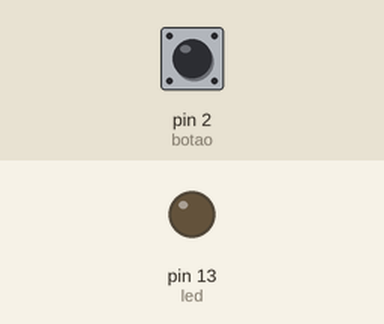
Recording of a sketch running on a simulated Arduino Uno, built with avr-gcc and run on an emulated ATmega328P. Parts: output pins drawn as LEDs (lit = HIGH). The inputs (shaded band) are chosen by the test bench; at power-on: pin 2 (botao) LOW.

Above: at 1.2 s.
1.3 s: pin 2 (botao) pulled HIGH for 0.15 s
At 2.1 s:
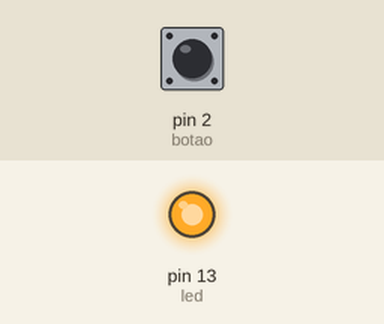
2.9 s: pin 2 (botao) pulled HIGH for 1 s
At 3.6 s:
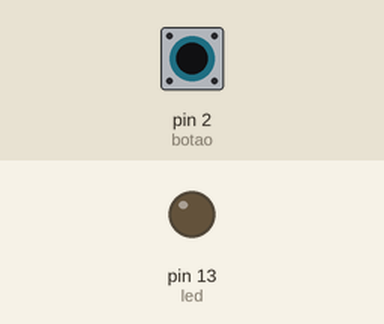
5.4 s: pin 2 (botao) pulled HIGH for 3.2 s
At 6.4 s:
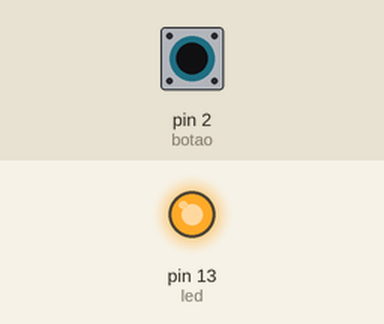
Timing chart, 0 to 8.9 s (numbered marks = the images above; inputs shaded):
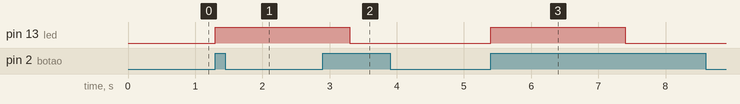

The sketch:

Tarefa2.ino
```cpp
const int botao = 2;
const int led = 13;
int estadobotao = 0;
int estadoled = 0;

void setup() {

  pinMode(botao, INPUT);
  pinMode(led, OUTPUT);
}

void loop() {
  estadobotao = digitalRead(botao);
  estadoled = digitalRead(led);

  if(estadobotao == HIGH && estadoled == 0)
  {
      digitalWrite(led, HIGH);
      estadoled = 1;
      delay(2000);
  }
  estadobotao = digitalRead(botao);
  if(estadobotao == HIGH && estadoled == 1)
  {
      digitalWrite(led, LOW);
      estadoled = 0;
      delay(2000);
  }

}
```

Measured:
- after the input at 1.3 s, pin 13 (led): LOW → HIGH at once
- after the input at 2.9 s, pin 13 (led): HIGH → LOW after 0.40 s
- after the input at 5.4 s, pin 13 (led): LOW → HIGH at once, → LOW 2.0 s later
